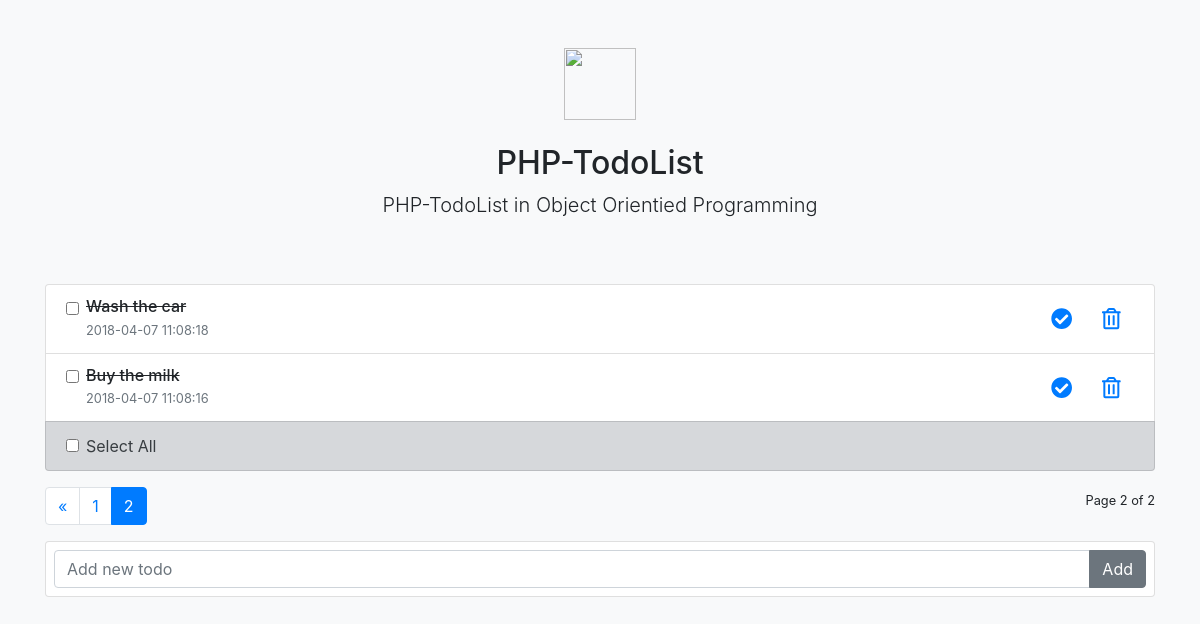
Page /2/ on the committed database.
### tables this page shows
CREATE TABLE `todo` (
  `id` int(11) NOT NULL,
  `todo` text NOT NULL,
  `completed` tinyint(1) NOT NULL DEFAULT '0',
  `created` timestamp NOT NULL DEFAULT CURRENT_TIMESTAMP
);

### classes/Todo.php (the view, shortened to what this page needs)
<?php
class Todo{
    private $db;
    private $item_for_page = 4;
    function __construct($DB_CON){
      $this->db = $DB_CON;
    }
    public function getAll(){
      $paging = new Paginate($this->db, $this->item_for_page);
      try {
        $stmt = $paging->Execute("SELECT id, todo, completed, created FROM todo ORDER BY completed ASC, created DESC");
        $list = "";
        while($result = $stmt->fetch(PDO::FETCH_ASSOC)){
          extract($result);
          if( $completed == 1) {
            $todo = "<strike>{$todo}</strike>";
            $action = "<a class=\"btn btn-link\" href=\"?id={$id}&std=0\"><i class=\"fas fa-check-circle fa-lg\"></i></a>";
          }else{
            $action = "<a class=\"btn btn-link\" href=\"?id={$id}&std=1\"><i class=\"far fa-check-circle fa-lg\"></i></a>";
          }
          $list .= <<<HTML
            <li class="list-group-item d-flex justify-content-between lh-condensed align-items-center">
              <div>
                <div class="form-check">
                  <input class="form-check-input checkAllBoxes" type="checkbox" name="checkboxArrTodo[]" value="{$id}">
                  <label class="form-check-label">
                    <h6 class="my-0">{$todo}</h6>
                    <small class="text-muted">{$created}</small>
                  </label>
                </div>
              </div>
              <div>
                {$action}
                <a class="btn btn-link" href="?id={$id}&delete"><i class="far fa-trash-alt fa-lg"></i></a>
              </div>
            </li>
HTML;
        }
        if($list != ''){
          $list .= <<<HTML
            <li class="list-group-item d-flex justify-content-between lh-condensed align-items-center list-group-item-secondary">
              <div class="form-check">
                <input class="form-check-input" type="checkbox" value="" id="selectAllBoxes">
                <label class="form-check-label" for="selectAllBoxes">Select All</label>
              </div>
              <div class="checkAction" style="display:none;">
                <button type="submit" class="btn btn-link" name="std" value="1"><i class="fas fa-check-circle fa-lg"></i></button>
                <button type="submit" class="btn btn-link" name="std" value="0"><i class="far fa-check-circle fa-lg"></i></button>
                <button type="submit" class="btn btn-link" name="delete"><i class="far fa-trash-alt fa-lg"></i></button>
              </div>
            </li>
HTML;
        }
        $html = <<<HTML
          <div class="mb-3">
            <form method="POST">
              <ul>
                {$list}
              </ul>
            </form>
          </div>
HTML;
        $html .= $paging->getPagingLink();
        return $html;
      }catch(PDOException $e){
        echo "Error: " . $e->getMessage();
        exit;
      }
    }
}

### style.css (style rules this page uses)
ul { padding: 0; margin: 0; list-style:none; }

### rows in the picture
todo: todo "Wash the car", created "2018-04-07 11:08:18"
todo: todo "Buy the milk", created "2018-04-07 11:08:16"

### other values in the picture
$this->page_current "2"
$this->page_count "2"
